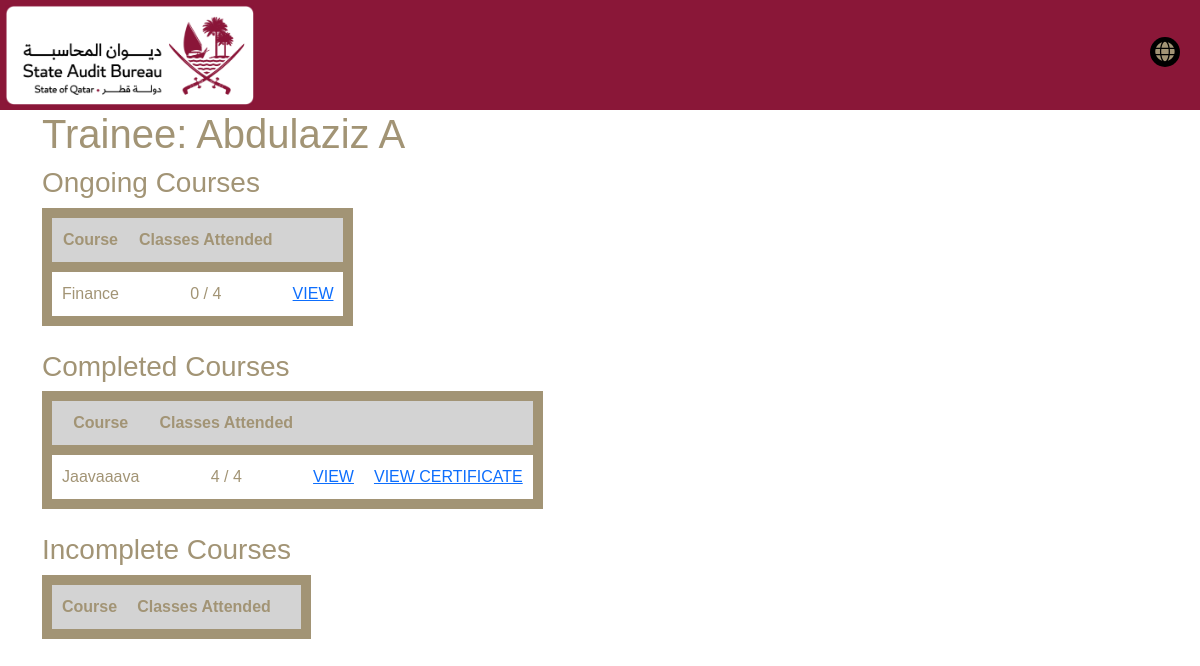
The app's page /my-trainees-courses/6/ with its own data.
### base/models.py (models this page shows, shortened)
class Trainee(models.Model):
    trainee = models.OneToOneField(CustomUser, on_delete=models.CASCADE)
    phone = models.CharField(max_length=100)
    address = models.CharField(max_length=200, null=True)
    organization = models.CharField(max_length=200)
    job = models.CharField(max_length=100)
    manager = models.ForeignKey(Manager, on_delete=models.CASCADE)
    def __str__(self):
        return self.trainee.get_name()

class Attendance(models.Model):
    trainee = models.ForeignKey(Trainee, on_delete=models.CASCADE)
    course = models.ForeignKey(Course, on_delete=models.CASCADE)
    classes_attended = models.PositiveIntegerField()

class Course(models.Model):
    name = models.CharField(max_length=100)
    description = models.TextField()
    start_time = models.TimeField()
    end_time = models.TimeField()
    capacity = models.PositiveIntegerField()
    number_of_classes = models.PositiveIntegerField()
    instructor = models.ForeignKey(Instructor, on_delete=models.CASCADE)
    current_session = models.IntegerField()
    start_date = models.DateField(auto_now_add=True)
    end_date = models.DateField(null=True)
    def __str__(self):
        return self.name

### accounts/models.py (models this page shows, shortened)
class CustomUser(AbstractUser):
    username = models.CharField(max_length=11, unique=True)
    email = models.EmailField(max_length=254)
    first_name = models.CharField(max_length=30)
    last_name = models.CharField(max_length=30)
    ROLE_CHOICES = (
        ('trainee', 'Trainee'),
        ('admin', 'Admin'),
        ('manager', 'Manager'),
    )
    role = models.CharField(max_length=10, choices=ROLE_CHOICES, default="trainee")
    secret_key = models.CharField(max_length=16, blank=True, null=True)
    USERNAME_FIELD = "username"
    REQUIRED_FIELDS = "email", "first_name", "last_name", "role"
    def get_name(self):
        return self.first_name + " " + self.last_name

### base/manager_views.py (the view)
# urls.py: path('my-trainees-courses/<int:trainee_id>/', traineeCourses, name="trainee-courses"),
def traineeCourses(request, trainee_id):
    thisTrainee = Trainee.objects.get(id=trainee_id)
    traineeCourses = Attendance.objects.filter(trainee=thisTrainee)
    current_date = date.today()
    context = {'traineeCourses': traineeCourses, 'trainee':thisTrainee, 'current_date': current_date}
    return render(request, "base/manager/my_trainee_courses.html", context)

### base/templatetags/calculate.py (called while the page is built)
@register.filter
def divide(value, arg):
    return value / arg

### base/templates/base/manager/my_trainee_courses.html (shortened to what this page needs)
{% load calculate %}
{% load static %}
<!DOCTYPE HTML>
<html>
<head>
  <link rel="stylesheet" href="https://cdnjs.cloudflare.com/ajax/libs/font-awesome/5.15.2/css/all.min.css">
  <link href="https://cdn.jsdelivr.net/npm/bootstrap@5.0.1/dist/css/bootstrap.min.css" rel="stylesheet">
  <link rel="stylesheet" href="{% static 'css/reg_style.css' %}">
</head>
<body>
  <div class="header">
    <div class="logo">
      <img src="{% static 'img/primary-rgb-state-audit-bureau-1@2x.png' %}" alt="Logo">
    </div>
    <div class="toggles">
      <div class="language-toggle">
        <label class="toggle-label" for="language-checkbox">
          <i class="fas fa-globe language-icon"></i>
        </label>
      </div>
    </div>
  </div>
<div class="container">
  <div class="row">
    <div class="col-md-8">
        <h1> Trainee: {{trainee}} </h1>
        <h3> Ongoing Courses</h3>
        <table>
            <tr>
                <th>Course</th>
                <th>Classes Attended</th>
                <th></th>
            </tr>
            {% for traineeCourse in traineeCourses %}
            {% if current_date < traineeCourse.course.end_date %}
            <tr>
                <td>{{traineeCourse.course}}</td>
                <td>{{traineeCourse.classes_attended}} / {{traineeCourse.course.number_of_classes}}</td>
                <td><a href="{% url 'course-details' course_id=traineeCourse.course.id%}">VIEW</a></td>
            </tr>
            {% endif %}
            {%empty%}
            <h3>No Courses</h3>
            {% endfor %}
        </table>
        <br>
        <h3> Completed Courses</h3>
        <table>
            <tr>
                <th>Course</th>
                <th>Classes Attended</th>
                <th></th>
                <th></th>
            </tr>
            {% for traineeCourse in traineeCourses %}
            {% if current_date >= traineeCourse.course.end_date and traineeCourse.classes_attended|divide:traineeCourse.course.number_of_classes  >= 0.9 %}
            <tr>
                <td>{{traineeCourse.course}}</td>
                <td>{{traineeCourse.classes_attended}} / {{traineeCourse.course.number_of_classes}}</td>
                <td><a href="{% url 'course-details' course_id=traineeCourse.course.id%}">VIEW</a></td>
                <td><a href="">VIEW CERTIFICATE</a></td>
            </tr>
            {% endif %}
            {%empty%}
            <h3>No Courses</h3>
            {% endfor %}
        </table>
        <br>
        <h3> Incomplete Courses</h3>
        <table>
            <tr>
                <th>Course</th>
                <th>Classes Attended</th>
                <th></th>
    </tr>
        </table>
    </div>
  </div>
</div>
</body>
</html>

### base/static/css/reg_style.css (style rules this page uses)
* { box-sizing: border-box; }
body { margin: 0; font-family: sans-serif; color: #A29475; }
.header { display: flex; justify-content: space-between; align-items: center; padding: 10px; background-color: #8A1738; height: 110px; }
.logo img { height: 100px; left: 5px; position: absolute; top: 5px; }
.toggles { display: flex; align-items: center; }
.toggle-label { color: darkgray; display: inline-block; width: 30px; height: 30px; border-radius: 50%; background-color: #000; cursor: pointer; position: relative; margin-right: 10px; }
.toggle-label i { position: absolute; top: 50%; left: 50%; transform: translate(-50%, -50%); font-size: 20px; }
form, label, input, select, textarea { color: #A29475 !important; }

### base/templates/base/manager/my_trainee_courses.html (style rules this page uses)
table { border-collapse: collapse; border: 10px solid #A29475; }
th, td { padding: 10px; text-align: center; border-bottom: 1px solid #A29475; }
th { background-color: lightgray; border-bottom: 10px solid #A29475; }

### records on screen
Trainee: trainee.last_name "Abdulaziz A"
Attendance: course "Finance", classes_attended "0", course.number_of_classes "4"
Attendance: course "Jaavaaava", classes_attended "4", course.number_of_classes "4"
